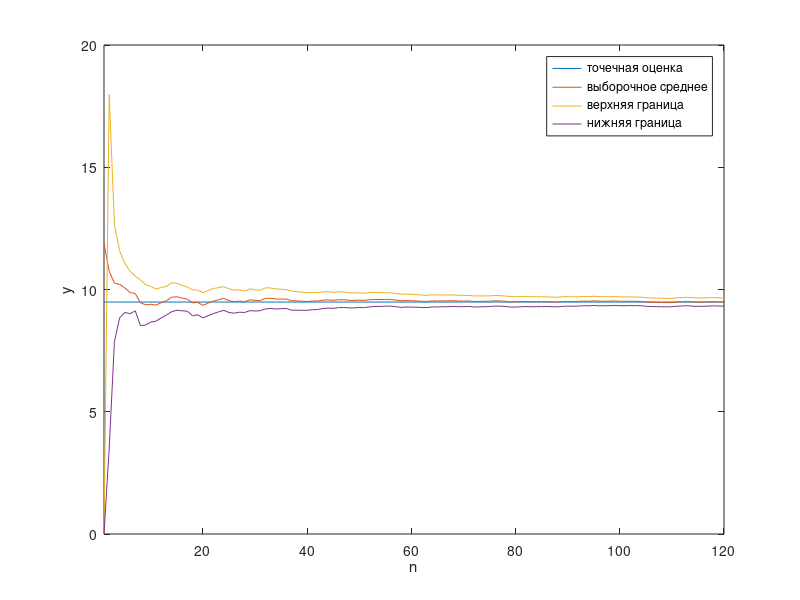
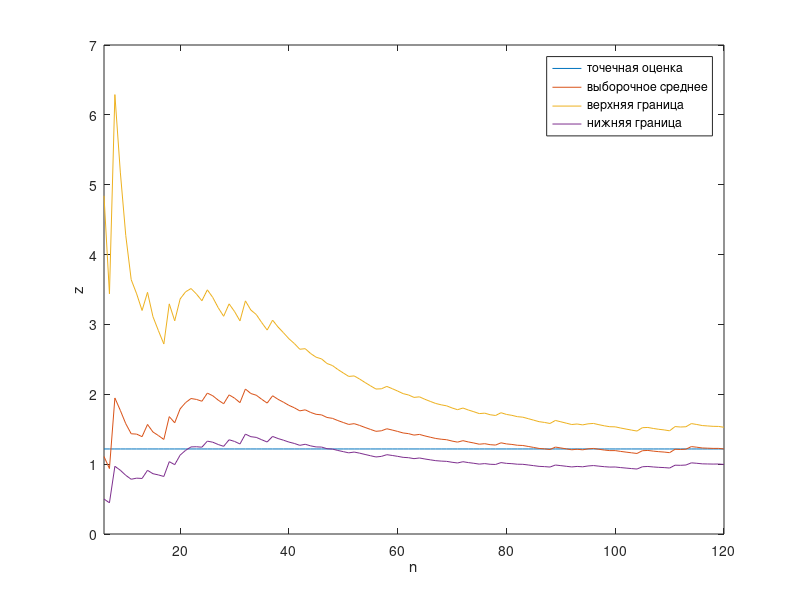

The MATLAB source for these figures, in order:
function lab_2()
   X = [11.89,9.60,9.29,10.06,9.50,8.93,9.58,6.81,8.69,9.62,...
        9.01,10.59,10.50,11.53,9.94,8.84,8.91,6.90,9.76,7.09,...
        11.29,11.25,10.84,10.76,7.42,8.49,10.10,8.79,11.87,...
        8.77,9.43,12.41,9.75,8.53,9.72,9.45,7.20,9.23,8.93,...
        9.15,10.19,9.57,11.09,9.97,8.81,10.73,9.57,8.53,9.21,...
        10.08,9.10,11.03,10.10,9.47,9.72,9.60,8.21,7.78,10.21,...
        8.99,9.14,8.60,9.14,10.95,9.33,9.98,9.09,10.35,8.61,...
        9.35,10.04,7.85,9.64,9.99,9.65,10.89,9.08,8.60,7.56,...
        9.27,10.33,10.09,8.51,9.86,9.24,9.63,8.67,8.85,11.57,...
        9.85,9.27,9.69,10.90,8.84,11.10,8.19,9.26,9.93,10.15,...
        8.42,9.36,9.93,9.11,9.07,7.21,8.22,9.08,8.88,8.71,...
        9.93,12.04,10.41,10.80,7.17,9.00,9.46,10.42,10.43,8.38,9.01];

    gamma = 0.9;

    n = length(X);

    q = mean(X);

    S2 = var(X);

    M_low = find_m_low(n, q, S2, gamma);
    M_high = find_m_high(n, q, S2, gamma);
    S2_low = find_S2_low(n, S2, gamma);
    S2_high = find_S2_high(n, S2, gamma);

    fprintf('Точечная оценка математического ожидания = %.3f\n', q);
    fprintf('Точечная оценка дисперсии = %.3f\n', S2);
    fprintf('Нижняя граница доверительного интервала для математического ожидания = %.3f\n', M_low);
    fprintf('Верхняя граница доверительного интервала для математического ожидания = %.3f\n', M_high);
    fprintf('Нижняя граница доверительного интервала для дисперсии = %.3f\n', S2_low);
    fprintf('Верхняя граница доверительного интервала для дисперсии = %.3f\n', S2_high);

    M_array = zeros(1, n);
    S2_array = zeros(1, n);
    M_low_array = zeros(1, n);
    M_high_array = zeros(1, n);
    S2_low_array = zeros(1, n);
    S2_high_array = zeros(1, n);

    M_array(1) = X(1);
    S2_array(1) = 0;
    M_low_array(1) = 0;
    M_high_array(1) = 0;
    S2_low_array(1) = 0;
    S2_high_array(1) = 0;

    for i = 2 : n
        temp_m = mean(X(1:i));
        temp_s2 = var(X(1:i));
        M_array(i) = temp_m;
        S2_array(i) = temp_s2;
        M_low_array(i) = find_m_low(i, temp_m, temp_s2, gamma);
        M_high_array(i) = find_m_high(i, temp_m, temp_s2, gamma);
        S2_low_array(i) = find_S2_low(i, temp_s2, gamma);
        S2_high_array(i) = find_S2_high(i, temp_s2, gamma);
    end

    plot(1 : n, [(zeros(1, n) + q)', M_array', M_high_array', M_low_array']);
    xlabel('n');
    ylabel('y');
    xlim([1, n]);
    legend('точечная оценка', 'выборочное среднее', 'верхняя граница', 'нижняя граница');

    figure;

    min_n = 6;
    plot(min_n : n, [(zeros(1, n - min_n + 1) + S2)', S2_array(min_n:end)', S2_high_array(min_n:end)', S2_low_array(min_n:end)']);
    xlabel('n');
    ylabel('z');
    xlim([min_n, n]);

    legend('точечная оценка', 'выборочное среднее', 'верхняя граница', 'нижняя граница');
end

function M_low = find_m_low(N, M, S2, gamma)
    M_low = M - sqrt(S2) * tinv((1 + gamma) / 2, N - 1) / sqrt(N);
end

function M_high = find_m_high(N, M, S2, gamma)
    M_high = M + sqrt(S2) * tinv((1 + gamma) / 2, N - 1) / sqrt(N);
end

function S2_low = find_S2_low(N, S2, gamma)
    S2_low = ((N - 1) * S2) / chi2inv((1 + gamma) / 2, N - 1);
end

function S2_high = find_S2_high(N, S2, gamma)
    S2_high = ((N - 1) * S2) / chi2inv((1 - gamma) / 2, N - 1);
end
